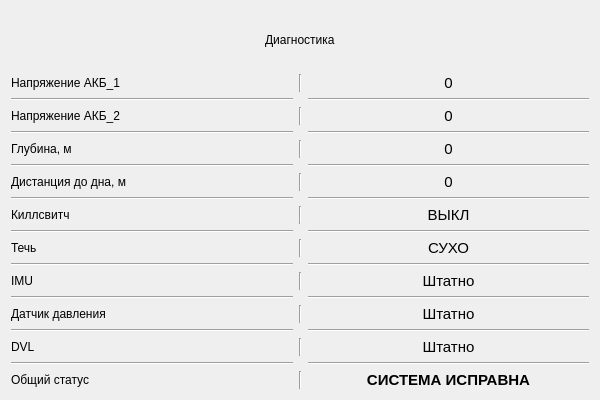
<?xml version="1.0" encoding="UTF-8"?>
<ui version="4.0">
 <class>Diagnostic_board</class>
 <widget class="QWidget" name="Diagnostic_board">
  <property name="geometry">
   <rect>
    <x>0</x>
    <y>0</y>
    <width>600</width>
    <height>400</height>
   </rect>
  </property>
  <property name="windowTitle">
   <string>Diagnostic_board</string>
  </property>
  <layout class="QVBoxLayout" name="verticalLayout">
   <item alignment="Qt::AlignmentFlag::AlignHCenter">
    <widget class="QLabel" name="label_7">
     <property name="text">
      <string>Диагностика</string>
     </property>
    </widget>
   </item>
   <item>
    <layout class="QGridLayout" name="gridLayout">
     
     <!-- ROW 0: АКБ_1 -->
     <item row="0" column="0">
      <widget class="QLabel" name="label">
       <property name="text"><string>Напряжение АКБ_1</string></property>
      </widget>
     </item>
     <item row="0" column="1">
      <widget class="Line"><property name="orientation"><enum>Qt::Orientation::Vertical</enum></property></widget>
     </item>
     <item row="0" column="2">
      <widget class="QLabel" name="label_LIPO_1">
       <property name="font"><font><family>Ubuntu</family><pointsize>11</pointsize></font></property>
       <property name="text"><string>0</string></property>
       <property name="alignment"><set>Qt::AlignmentFlag::AlignCenter</set></property>
      </widget>
     </item>

     <!-- ROW 1: Separator -->
     <item row="1" column="0"><widget class="Line"><property name="orientation"><enum>Qt::Orientation::Horizontal</enum></property></widget></item>
     <item row="1" column="2"><widget class="Line"><property name="orientation"><enum>Qt::Orientation::Horizontal</enum></property></widget></item>

     <!-- ROW 2: АКБ_2 -->
     <item row="2" column="0">
      <widget class="QLabel" name="label_2">
       <property name="text"><string>Напряжение АКБ_2</string></property>
      </widget>
     </item>
     <item row="2" column="1">
      <widget class="Line"><property name="orientation"><enum>Qt::Orientation::Vertical</enum></property></widget>
     </item>
     <item row="2" column="2">
      <widget class="QLabel" name="label_LIPO_2">
       <property name="font"><font><family>Ubuntu</family><pointsize>11</pointsize></font></property>
       <property name="text"><string>0</string></property>
       <property name="alignment"><set>Qt::AlignmentFlag::AlignCenter</set></property>
      </widget>
     </item>

     <!-- ROW 3: Separator -->
     <item row="3" column="0"><widget class="Line"><property name="orientation"><enum>Qt::Orientation::Horizontal</enum></property></widget></item>
     <item row="3" column="2"><widget class="Line"><property name="orientation"><enum>Qt::Orientation::Horizontal</enum></property></widget></item>

     <!-- ROW 4: Глубина -->
     <item row="4" column="0">
      <widget class="QLabel" name="label_3">
       <property name="text"><string>Глубина, м</string></property>
      </widget>
     </item>
     <item row="4" column="1">
      <widget class="Line"><property name="orientation"><enum>Qt::Orientation::Vertical</enum></property></widget>
     </item>
     <item row="4" column="2">
      <widget class="QLabel" name="label_depth">
       <property name="font"><font><family>Ubuntu</family><pointsize>11</pointsize></font></property>
       <property name="text"><string>0</string></property>
       <property name="alignment"><set>Qt::AlignmentFlag::AlignCenter</set></property>
      </widget>
     </item>

     <!-- ROW 5: Separator -->
     <item row="5" column="0"><widget class="Line"><property name="orientation"><enum>Qt::Orientation::Horizontal</enum></property></widget></item>
     <item row="5" column="2"><widget class="Line"><property name="orientation"><enum>Qt::Orientation::Horizontal</enum></property></widget></item>

     <!-- ROW 6: Дистанция -->
     <item row="6" column="0">
      <widget class="QLabel" name="label_4">
       <property name="text"><string>Дистанция до дна, м</string></property>
      </widget>
     </item>
     <item row="6" column="1">
      <widget class="Line"><property name="orientation"><enum>Qt::Orientation::Vertical</enum></property></widget>
     </item>
     <item row="6" column="2">
      <widget class="QLabel" name="label_distance">
       <property name="font"><font><family>Ubuntu</family><pointsize>11</pointsize></font></property>
       <property name="text"><string>0</string></property>
       <property name="alignment"><set>Qt::AlignmentFlag::AlignCenter</set></property>
      </widget>
     </item>

     <!-- ROW 7: Separator -->
     <item row="7" column="0"><widget class="Line"><property name="orientation"><enum>Qt::Orientation::Horizontal</enum></property></widget></item>
     <item row="7" column="2"><widget class="Line"><property name="orientation"><enum>Qt::Orientation::Horizontal</enum></property></widget></item>

     <!-- ROW 8: Киллсвитч -->
     <item row="8" column="0">
      <widget class="QLabel" name="label_5">
       <property name="text"><string>Киллсвитч</string></property>
      </widget>
     </item>
     <item row="8" column="1">
      <widget class="Line"><property name="orientation"><enum>Qt::Orientation::Vertical</enum></property></widget>
     </item>
     <item row="8" column="2">
      <widget class="QLabel" name="label_killswitch">
       <property name="font"><font><family>Ubuntu</family><pointsize>11</pointsize></font></property>
       <property name="text"><string>ВЫКЛ</string></property>
       <property name="alignment"><set>Qt::AlignmentFlag::AlignCenter</set></property>
      </widget>
     </item>

     <!-- ROW 9: Separator -->
     <item row="9" column="0"><widget class="Line"><property name="orientation"><enum>Qt::Orientation::Horizontal</enum></property></widget></item>
     <item row="9" column="2"><widget class="Line"><property name="orientation"><enum>Qt::Orientation::Horizontal</enum></property></widget></item>

     <!-- ROW 10: Течь -->
     <item row="10" column="0">
      <widget class="QLabel" name="label_8">
       <property name="text"><string>Течь</string></property>
      </widget>
     </item>
     <item row="10" column="1">
      <widget class="Line"><property name="orientation"><enum>Qt::Orientation::Vertical</enum></property></widget>
     </item>
     <item row="10" column="2">
      <widget class="QLabel" name="label_leak">
       <property name="font"><font><family>Ubuntu</family><pointsize>11</pointsize></font></property>
       <property name="text"><string>СУХО</string></property>
       <property name="alignment"><set>Qt::AlignmentFlag::AlignCenter</set></property>
      </widget>
     </item>

     <!-- ROW 11: Separator -->
     <item row="11" column="0"><widget class="Line"><property name="orientation"><enum>Qt::Orientation::Horizontal</enum></property></widget></item>
     <item row="11" column="2"><widget class="Line"><property name="orientation"><enum>Qt::Orientation::Horizontal</enum></property></widget></item>

     <!-- ROW 12: IMU -->
     <item row="12" column="0">
      <widget class="QLabel" name="label_6">
       <property name="text"><string>IMU</string></property>
      </widget>
     </item>
     <item row="12" column="1">
      <widget class="Line"><property name="orientation"><enum>Qt::Orientation::Vertical</enum></property></widget>
     </item>
     <item row="12" column="2">
      <widget class="QLabel" name="label_imu_status">
       <property name="font"><font><family>Ubuntu</family><pointsize>11</pointsize></font></property>
       <property name="text"><string>Штатно</string></property>
       <property name="alignment"><set>Qt::AlignmentFlag::AlignCenter</set></property>
      </widget>
     </item>

     <!-- ROW 13: Separator -->
     <item row="13" column="0"><widget class="Line"><property name="orientation"><enum>Qt::Orientation::Horizontal</enum></property></widget></item>
     <item row="13" column="2"><widget class="Line"><property name="orientation"><enum>Qt::Orientation::Horizontal</enum></property></widget></item>

     <!-- ROW 14: Датчик давления -->
     <item row="14" column="0">
      <widget class="QLabel" name="label_12">
       <property name="text"><string>Датчик давления</string></property>
      </widget>
     </item>
     <item row="14" column="1">
      <widget class="Line"><property name="orientation"><enum>Qt::Orientation::Vertical</enum></property></widget>
     </item>
     <item row="14" column="2">
      <widget class="QLabel" name="label_pressure_status">
       <property name="font"><font><family>Ubuntu</family><pointsize>11</pointsize></font></property>
       <property name="text"><string>Штатно</string></property>
       <property name="alignment"><set>Qt::AlignmentFlag::AlignCenter</set></property>
      </widget>
     </item>

     <!-- ROW 15: Separator -->
     <item row="15" column="0"><widget class="Line"><property name="orientation"><enum>Qt::Orientation::Horizontal</enum></property></widget></item>
     <item row="15" column="2"><widget class="Line"><property name="orientation"><enum>Qt::Orientation::Horizontal</enum></property></widget></item>

     <!-- ROW 16: DVL -->
     <item row="16" column="0">
      <widget class="QLabel" name="label_10">
       <property name="text"><string>DVL</string></property>
      </widget>
     </item>
     <item row="16" column="1">
      <widget class="Line"><property name="orientation"><enum>Qt::Orientation::Vertical</enum></property></widget>
     </item>
     <item row="16" column="2">
      <widget class="QLabel" name="label_dvl_status">
       <property name="font"><font><family>Ubuntu</family><pointsize>11</pointsize></font></property>
       <property name="text"><string>Штатно</string></property>
       <property name="alignment"><set>Qt::AlignmentFlag::AlignCenter</set></property>
      </widget>
     </item>

     <!-- ROW 17: Separator -->
     <item row="17" column="0"><widget class="Line"><property name="orientation"><enum>Qt::Orientation::Horizontal</enum></property></widget></item>
     <item row="17" column="2"><widget class="Line"><property name="orientation"><enum>Qt::Orientation::Horizontal</enum></property></widget></item>

     <!-- ROW 18: Общий статус -->
     <item row="18" column="0">
      <widget class="QLabel" name="label_11">
       <property name="text"><string>Общий статус</string></property>
      </widget>
     </item>
     <item row="18" column="1">
      <widget class="Line"><property name="orientation"><enum>Qt::Orientation::Vertical</enum></property></widget>
     </item>
     <item row="18" column="2">
      <widget class="QLabel" name="label_system_status">
       <property name="font"><font><family>Ubuntu</family><pointsize>11</pointsize><bold>true</bold></font></property>
       <property name="text"><string>СИСТЕМА ИСПРАВНА</string></property>
       <property name="alignment"><set>Qt::AlignmentFlag::AlignCenter</set></property>
      </widget>
     </item>

    </layout>
   </item>
  </layout>
 </widget>
 <resources/>
 <connections/>
</ui>
